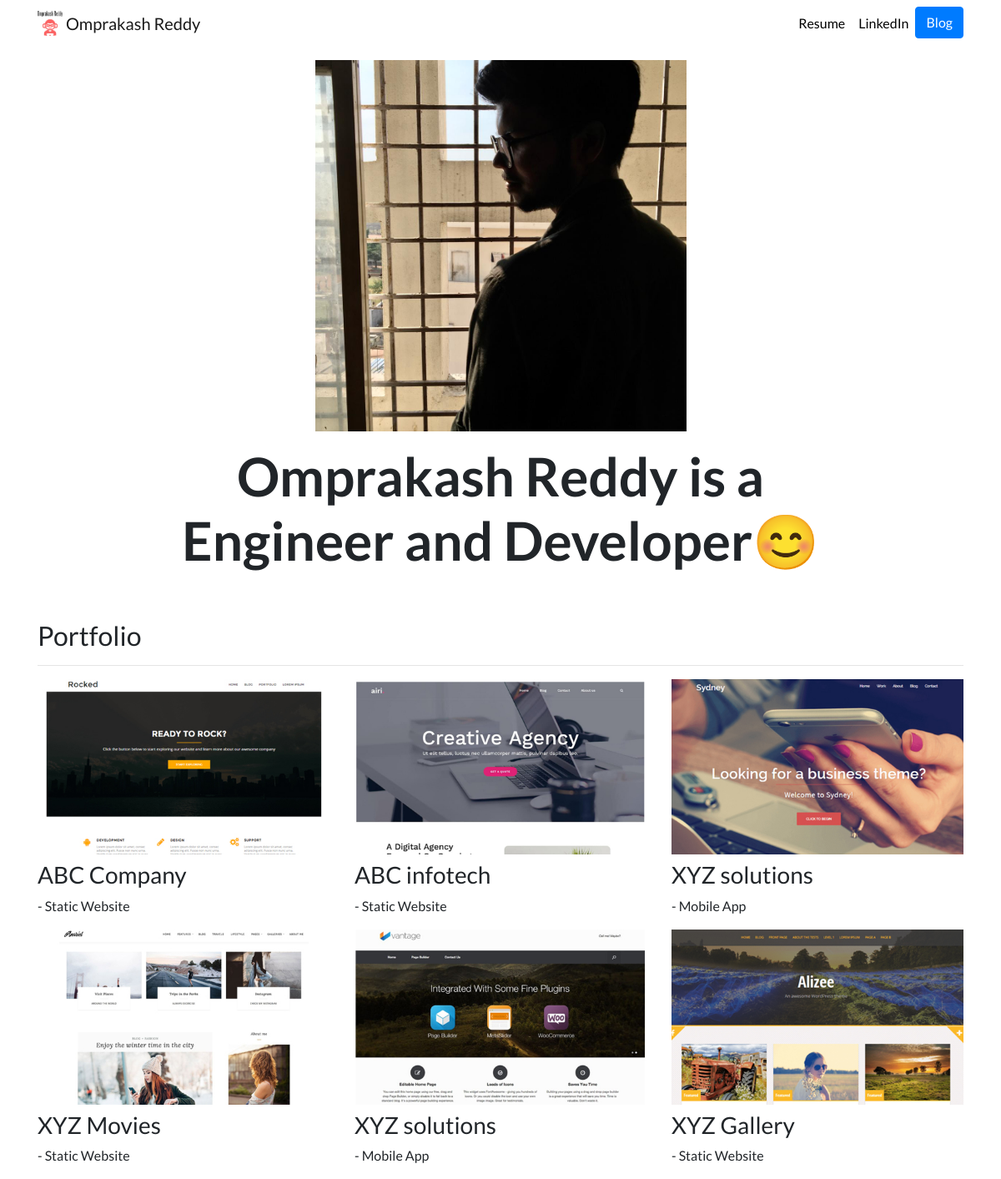
The page / on the database its author committed.
### myportfolio/models.py (models this page shows, shortened)
class Project(models.Model):
    title=models.CharField(max_length=100)
    description=models.CharField(max_length=250)
    image=models.ImageField(upload_to='myportfolio/images')
    url=models.URLField(blank=True)

### myportfolio/views.py (the view)
# urls.py: 2. Add a URL to urlpatterns:  path('', views.home, name='home')
def home(request):
    projects = Project.objects.all()
    return render(request, 'portfolio/home.html', {'projects':projects})

### myportfolio/templates/portfolio/home.html
{% extends "portfolio/base.html" %}
{% load static %}
{% block content %}
<div class="row justify-content-center my-3">
  <div class="col-5">
    <img src="{% static 'portfolio/omm.jpg' %}" class="img-fluid">
  </div>
</div>
<div class="row justify-content-center mb-3">
  <div class="col-md-9 text-center">
    <h1 id="hometext" class="font-weight-bold">Omprakash Reddy is a Engineer and Developer😊</h1>
  </div>
</div>
<h2 class="mt-5">Portfolio</h2>
<hr>
<div class="row">
  {% for project in projects %}
  <div class="col-lg-4 col-md-6">
    {% if project.url %}
    <a href="{{ project.url }}">
      <img src="{{ project.image.url }}" class="img-fluid mb-2">
    </a>
    {% else %}
    <img src="{{ project.image.url }}" class="img-fluid mb-2">
    {% endif %}
    <h3>{{ project.title }}</h3>
    <p>{{ project.description }}</p>
  </div>
  {% endfor %}
</div>
{% endblock %}

### myportfolio/templates/portfolio/base.html (shortened to what this page needs)
{% load static %}
<!doctype html>
<html lang="en">
<head>
  <link rel="stylesheet" href="https://stackpath.bootstrapcdn.com/bootstrap/4.4.1/css/bootstrap.min.css">
  <link rel="stylesheet" href="{% static "portfolio/custom.css" %}">
</head>
<body>
  <nav id="topNav" class="navbar navbar-expand-md navbar-light">
    <div class="container">
      <a class="navbar-brand" href="{% url 'home' %}">
        <img src="{% static "portfolio/logo.png" %}" width="30" height="30" class="d-inline-block align-top" alt="Om's Logo">
        <span>Omprakash Reddy</span>
      </a>
      <div class="collapse navbar-collapse text-center" id="navbarNav">
        <ul class="navbar-nav ml-auto">
          <li class="nav-item">
            <a class="nav-link" href="{% static "portfolio/mainresume.docx" %}">Resume</a>
          </li>
          <li class="nav-item">
            <a class="nav-link" href="https://www.linkedin.com/in/omprakash-reddy-a1b258172/" target="_blank">LinkedIn</a>
          </li>
          <li>
            <a role="button" href="{% url 'blog:all_blogs' %}" class="btn btn-primary">Blog</a>
          </li>
        </ul>
      </div>
    </div>
  </nav>
  <div class="container">
    {% block content %}{% endblock %}
  </div>
</body>
</html>

### myportfolio/static/portfolio/custom.css (style rules this page uses)
.navbar-nav .nav-link { color: rgba(0,0,0,1) !important; }
body { font-family: 'Lato', sans-serif; }
@media (min-width: 992px) { #hometext { font-size: 4rem; } }

### rows shown on the page
Project: image (picture), title "ABC Company", description "- Static Website"
Project: image (picture), title "ABC infotech", description "- Static Website"
Project: image (picture), title "XYZ solutions", description "- Mobile App"
Project: image (picture), title "XYZ Movies", description "- Static Website"
Project: image (picture), title "XYZ solutions", description "- Mobile App"
Project: image (picture), title "XYZ Gallery", description "- Static Website"
